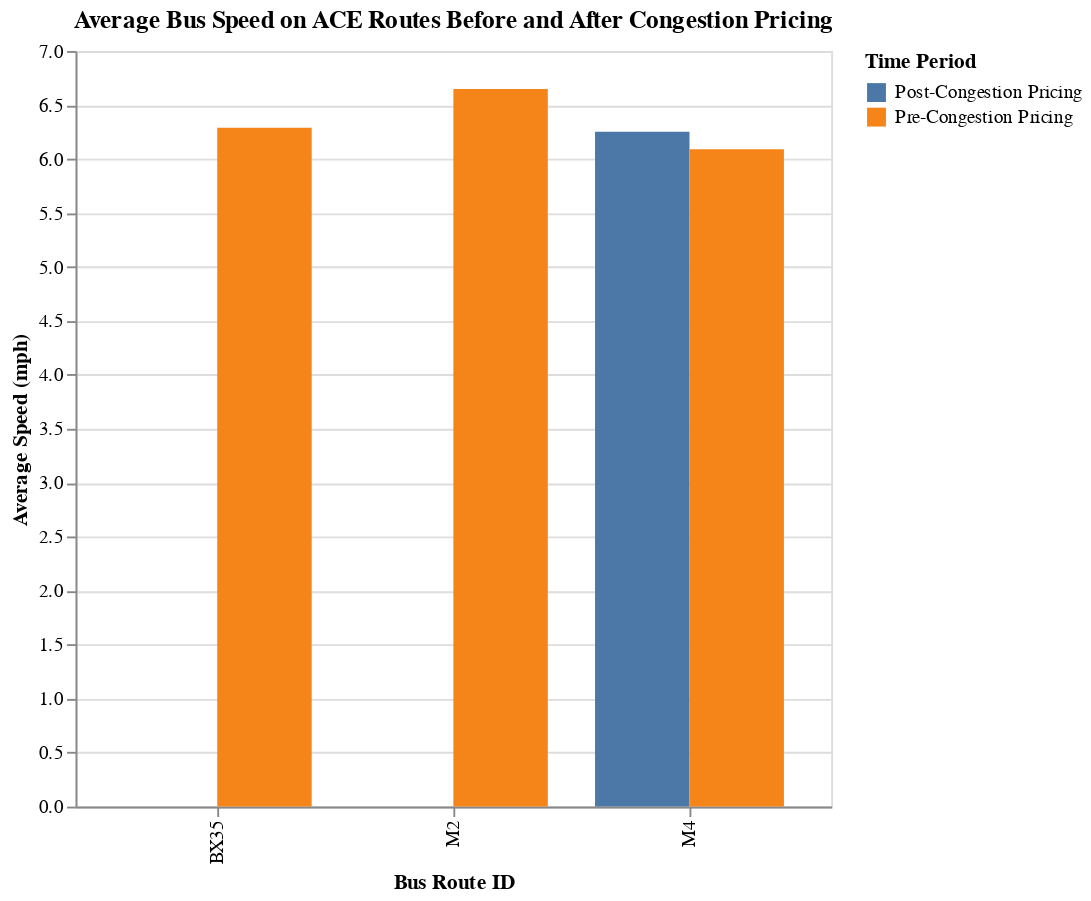

Write notebook code for a chart like this one.
### Code cell
chart = alt.Chart(speed_change).mark_bar().encode(
    x=alt.X('route_id:N', title='Bus Route ID'),
    y=alt.Y('average_road_speed:Q', title='Average Speed (mph)'),
    color=alt.Color('time_period:N', title='Time Period'),
    xOffset='time_period:N',
    tooltip=[
        alt.Tooltip('route_id:N', title='Bus Route ID'),
        alt.Tooltip('time_period:N', title='Time Period'),
        alt.Tooltip('average_road_speed:Q', title='Avg. Speed', format='.2f')
    ]
).properties(
    title='Average Bus Speed on ACE Routes Before and After Congestion Pricing',
    width=400,
    height=400
)
chart.show()

### Figure 1 — Vega-Lite specification as saved in the notebook (floating-point values rounded to 4 significant figures)
{"config": {"view": {"continuousWidth": 300, "continuousHeight": 300}}, "data": {"name": "data-3efc847f653cc7b07a4628caa768e136"}, "mark": {"type": "bar"}, "encoding": {"color": {"field": "time_period", "title": "Time Period", "type": "nominal"}, "tooltip": [{"field": "route_id", "title": "Bus Route ID", "type": "nominal"}, {"field": "time_period", "title": "Time Period", "type": "nominal"}, {"field": "average_road_speed", "format": ".2f", "title": "Avg. Speed", "type": "quantitative"}], "x": {"field": "route_id", "title": "Bus Route ID", "type": "nominal"}, "xOffset": {"field": "time_period", "type": "nominal"}, "y": {"field": "average_road_speed", "title": "Average Speed (mph)", "type": "quantitative"}}, "height": 400, "title": "Average Bus Speed on ACE Routes Before and After Congestion Pricing", "width": 400, "$schema": "https://vega.github.io/schema/vega-lite/v5.20.1.json", "datasets": {"data-3efc847f653cc7b07a4628caa768e136": [{"route_id": "BX35", "time_period": "Pre-Congestion Pricing", "average_road_speed": 6.29}, {"route_id": "M2", "time_period": "Pre-Congestion Pricing", "average_road_speed": 6.648}, {"route_id": "M4", "time_period": "Post-Congestion Pricing", "average_road_speed": 6.252}, {"route_id": "M4", "time_period": "Pre-Congestion Pricing", "average_road_speed": 6.09}]}}
